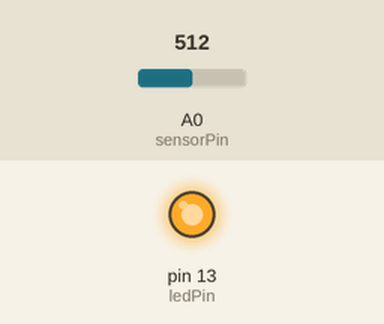
This sketch was run on a simulated Arduino Uno, built with avr-gcc and run on an emulated ATmega328P. Shown: output pins drawn as LEDs (lit = HIGH). Inputs (shaded band) come from the test bench; at power-on: A0 (sensorPin) = 512. What the sketch prints to the serial monitor is not drawn.

Above: at 1.8 s.
1.9 s: A0 (sensorPin) set to 56
3.4 s: A0 (sensorPin) set to 48
At 5.2 s:
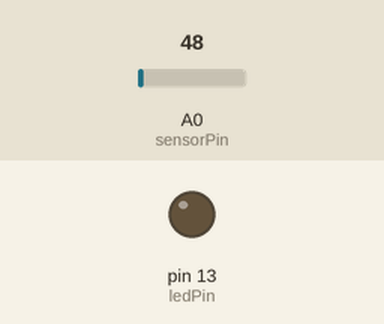
5.5 s: A0 (sensorPin) set to 122
At 7.0 s:
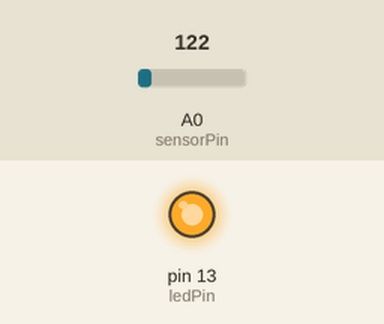
7.5 s: A0 (sensorPin) set to 15
At 8.7 s:
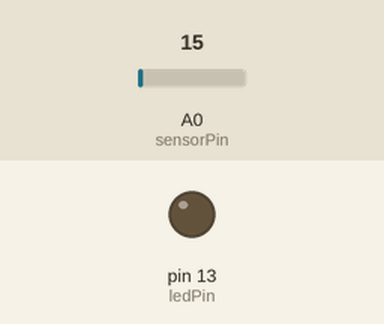
Timing chart, 0 to 10.5 s (numbered marks = the images above; inputs shaded):
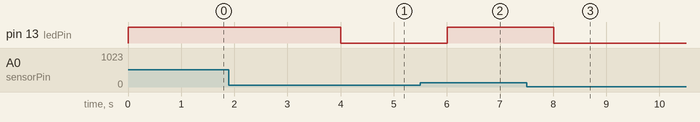

The sketch:

Task_06.ino
```cpp
// Task 6 (04_Out)

/* a.
Intervalo de Leitura de 1 Segundo --> delay(1000);
*/

/* b.
Sensibilidade sensor = 10mv/ºC
Resolução do ADC do Arduino = 10 bits --> 2^10-1 = 1023
usar numeros decimais --> float data type
float voltage = sensorValue * (5.0 / 1023.0);
float temperature = voltage / 0.01;
*/

/* e.
analogReference(INTERNAL); --> Vref passa a ser 1.1 --> melhor precisao para medições de menor voltagem
*/

const int sensorPin = A0;
const int ledPin = 13;

int sensorValue = 0;

float voltageValue = 0.00;
float temperatureValue = 0.00;

void setup() {
  Serial.begin(9600);
  pinMode(ledPin, OUTPUT);
  analogReference(INTERNAL);
}

void loop() {
  sensorValue = analogRead(sensorPin);

  voltageValue = sensorValue * (5.0 / 1023.0);
  temperatureValue = voltageValue / 0.01;

  if (temperatureValue > 25.00) {
    digitalWrite(ledPin, HIGH);
  } else {
    digitalWrite(ledPin, LOW);
  }

  Serial.print("sensorValue = ");
  Serial.print(sensorValue);
  Serial.println("voltageValue = ");
  Serial.print(voltageValue, 2);
  Serial.println("temperatureValue = ");
  Serial.print(temperatureValue, 2);

  delay(1000);
}
```

Measured:
- the behaviour switches between 52 and 51 on A0 (sensorPin) (found by bisection; images 0 and 1)
- after the input at 1.9 s, every drawn part: stays the same
- after the input at 3.4 s, pin 13 (ledPin): HIGH → LOW after 0.61 s
- after the input at 5.5 s, pin 13 (ledPin): LOW → HIGH after 0.51 s
- after the input at 7.5 s, pin 13 (ledPin): HIGH → LOW after 0.51 s
